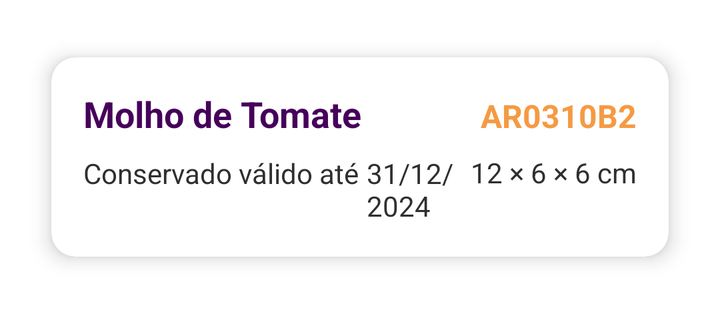
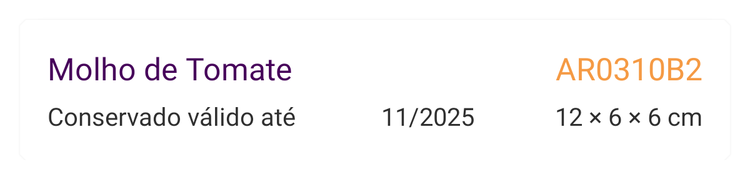

Compare how this app lays out the same screen by default and in its alternative resource folder. The renders come first, then the two layout files and the values they reference.
<!-- AndroidManifest.xml: application theme Theme.AppFluxar -->
<!-- res/layout/produto_item.xml -->
<?xml version="1.0" encoding="utf-8"?>
<androidx.constraintlayout.widget.ConstraintLayout xmlns:android="http://schemas.android.com/apk/res/android"
    xmlns:app="http://schemas.android.com/apk/res-auto"
    xmlns:tools="http://schemas.android.com/tools"
    android:layout_width="match_parent"
    android:layout_height="wrap_content"
    android:padding="8dp">

    <androidx.cardview.widget.CardView
        android:layout_width="0dp"
        android:layout_height="wrap_content"
        android:layout_margin="8dp"
        android:layout_marginBottom="10dp"
        app:cardCornerRadius="12dp"
        app:cardElevation="6dp"
        app:cardUseCompatPadding="true"
        app:layout_constraintBottom_toBottomOf="parent"
        app:layout_constraintEnd_toEndOf="parent"
        app:layout_constraintStart_toStartOf="parent"
        app:layout_constraintTop_toTopOf="parent">

        <androidx.constraintlayout.widget.ConstraintLayout
            android:id="@+id/cardProduto"
            android:layout_width="match_parent"
            android:layout_height="wrap_content"
            android:padding="16dp">

            <TextView
                android:id="@+id/produto_nome"
                android:layout_width="0dp"
                android:layout_height="wrap_content"
                android:ellipsize="end"
                android:maxLines="1"
                android:text="Molho de Tomate"
                android:textColor="@color/roxo_principal"
                android:textSize="18sp"
                android:textStyle="bold"
                app:layout_constraintEnd_toStartOf="@+id/produto_lote"
                app:layout_constraintHorizontal_bias="0"
                app:layout_constraintHorizontal_chainStyle="spread"
                app:layout_constraintStart_toStartOf="parent"
                app:layout_constraintTop_toTopOf="parent" />

            <TextView
                android:id="@+id/produto_lote"
                android:layout_width="wrap_content"
                android:layout_height="wrap_content"
                android:layout_marginStart="8dp"
                android:text="AR0310B2"
                android:textColor="@color/laranja_principal"
                android:textSize="16sp"
                android:textStyle="bold"
                app:layout_constraintBaseline_toBaselineOf="@id/produto_nome"
                app:layout_constraintEnd_toEndOf="parent"
                app:layout_constraintStart_toEndOf="@id/produto_nome" />

            <TextView
                android:id="@+id/textView5"
                android:layout_width="wrap_content"
                android:layout_height="wrap_content"
                android:layout_marginTop="8dp"
                android:text="Conservado válido até"
                android:textColor="@color/preto"
                android:textSize="14sp"
                app:layout_constraintStart_toStartOf="parent"
                app:layout_constraintTop_toBottomOf="@id/produto_nome" />

            <TextView
                android:id="@+id/produto_data_val"
                android:layout_width="0dp"
                android:layout_height="wrap_content"
                android:layout_marginStart="4dp"
                android:layout_marginEnd="5dp"
                android:text="31/12/2024"
                android:textColor="@color/preto"
                android:textSize="14sp"
                app:layout_constraintBaseline_toBaselineOf="@id/textView5"
                app:layout_constraintEnd_toStartOf="@+id/produto_medidas"
                app:layout_constraintStart_toEndOf="@id/textView5" />


            <TextView
                android:id="@+id/produto_medidas"
                android:layout_width="0dp"
                android:layout_height="wrap_content"
                android:layout_marginTop="8dp"
                android:text="12 × 6 × 6 cm"
                android:gravity="center_horizontal"
                android:textAlignment="center"
                android:textColor="@color/preto"
                android:textSize="14sp"
                app:layout_constraintEnd_toEndOf="@+id/produto_lote"
                app:layout_constraintTop_toBottomOf="@id/produto_lote" />

            <androidx.constraintlayout.widget.Guideline
                android:id="@+id/guideline"
                android:layout_width="wrap_content"
                android:layout_height="wrap_content"
                android:orientation="vertical"
                app:layout_constraintGuide_end="145dp" />

        </androidx.constraintlayout.widget.ConstraintLayout>
    </androidx.cardview.widget.CardView>
</androidx.constraintlayout.widget.ConstraintLayout>
<!-- resources referenced by this layout -->
<resources>
  <color name="laranja_principal">#F59A44</color>
  <color name="preto">#2F2F2F</color>
  <color name="roxo_principal">#46005A</color>
  <style name="Theme.AppFluxar" parent="Theme.MaterialComponents.DayNight.DarkActionBar">
          
          <item name="colorPrimary">@color/roxo_principal</item>
          <item name="colorPrimaryVariant">@color/roxo_principal</item>
          <item name="colorOnPrimary">@color/laranja_principal</item>
          
          <item name="colorSecondary">@color/laranja_principal</item>
          <item name="colorSecondaryVariant">@color/laranja_secundario</item>
          <item name="colorOnSecondary">@color/preto</item>
          
          <item name="android:statusBarColor">@color/roxo_principal</item>
          
      </style>
  <color name="laranja_secundario">#FDEDDD</color>
</resources>
<!-- res/layout-sw600dp/produto_item.xml (the repository's variant of the layout above) -->
<!-- drawn on a 7-inch tablet held upright -->
<?xml version="1.0" encoding="utf-8"?>
<androidx.constraintlayout.widget.ConstraintLayout xmlns:android="http://schemas.android.com/apk/res/android"
    xmlns:app="http://schemas.android.com/apk/res-auto"
    xmlns:tools="http://schemas.android.com/tools"
    android:layout_width="match_parent"
    android:layout_height="wrap_content"
    android:padding="8dp">

    <androidx.cardview.widget.CardView
        android:layout_width="0dp"
        android:layout_height="wrap_content"
        android:layout_margin="8dp"
        app:cardCornerRadius="8dp"
        app:cardElevation="4dp"
        app:layout_constraintEnd_toEndOf="parent"
        app:layout_constraintStart_toStartOf="parent"
        app:layout_constraintTop_toTopOf="parent">

        <androidx.constraintlayout.widget.ConstraintLayout
            android:id="@+id/cardProduto"
            android:layout_width="match_parent"
            android:layout_height="wrap_content"
            android:layout_margin="10dp"
            android:padding="12dp">

            <TextView
                android:id="@+id/produto_nome"
                android:layout_width="0dp"
                android:layout_height="wrap_content"
                android:fontFamily="@font/montserrat_bold"
                android:text="Molho de Tomate"
                android:textColor="@color/roxo_principal"
                android:textSize="25sp"
                app:layout_constraintEnd_toStartOf="@id/produto_lote"
                app:layout_constraintHorizontal_chainStyle="packed"
                app:layout_constraintStart_toStartOf="parent"
                app:layout_constraintTop_toTopOf="parent" />

            <TextView
                android:id="@+id/produto_lote"
                android:layout_width="wrap_content"
                android:layout_height="wrap_content"
                android:fontFamily="@font/montserrat_bold"
                android:text="AR0310B2"
                android:textColor="@color/laranja_principal"
                android:textSize="25sp"
                app:layout_constraintEnd_toEndOf="parent"
                app:layout_constraintTop_toTopOf="@id/produto_nome" />

            <TextView
                android:id="@+id/textView5"
                android:layout_width="wrap_content"
                android:layout_height="wrap_content"
                android:layout_marginTop="8dp"
                android:fontFamily="@font/roboto"
                android:text="Conservado válido até"
                android:textColor="@color/preto"
                android:textSize="20sp"
                app:layout_constraintStart_toStartOf="parent"
                app:layout_constraintTop_toBottomOf="@id/produto_nome" />

            <TextView
                android:id="@+id/produto_data_val"
                android:layout_width="wrap_content"
                android:layout_height="wrap_content"
                android:layout_marginStart="4dp"
                android:layout_marginTop="8dp"
                android:text="11/2025"
                android:textColor="@color/preto"
                android:textSize="20sp"
                app:layout_constraintEnd_toStartOf="@id/produto_medidas"
                app:layout_constraintStart_toEndOf="@id/textView5"
                app:layout_constraintTop_toBottomOf="@id/produto_nome" />

            <TextView
                android:id="@+id/produto_medidas"
                android:layout_width="wrap_content"
                android:layout_height="wrap_content"
                android:layout_marginTop="8dp"
                android:text="12 × 6 × 6 cm"
                android:textColor="@color/preto"
                android:textSize="20sp"
                app:layout_constraintEnd_toEndOf="parent"
                app:layout_constraintTop_toBottomOf="@id/produto_lote" />

        </androidx.constraintlayout.widget.ConstraintLayout>
    </androidx.cardview.widget.CardView>
</androidx.constraintlayout.widget.ConstraintLayout>
